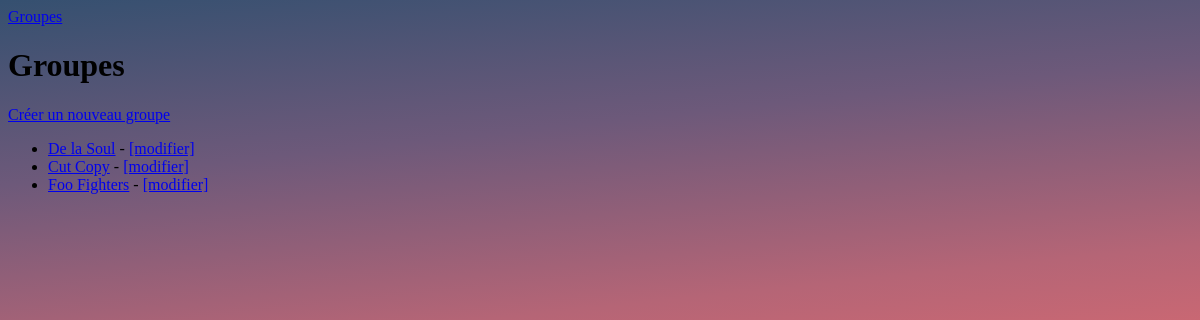
Screenshot of /bands/ with the database file from the repository.
### listings/models.py (models this page shows, shortened)
class Band(models.Model):
    class Genre(models.TextChoices):
        HIP_HOP = 'HH'
        SYNTH_POP = 'SP'
        ALTERNATIVE_ROCK= 'AR'
    name = models.fields.CharField(max_length=100)
    genre = models.fields.CharField(choices=Genre.choices, max_length=5)
    biography = models.fields.CharField(max_length=1000)
    year_formed = models.fields.IntegerField(
    validators=[MinValueValidator(1900), MaxValueValidator(2021)]
    )
    active = models.fields.BooleanField(default=True)
    official_homepage = models.fields.URLField(null=True, blank=True)

### listings/views.py (the view)
# urls.py: path('bands/', views.band_list, name='band-list'),
def band_list(request):  # renommer la fonction de vue
   bands = Band.objects.all()
   return render(request,'listings/band_list.html',  # pointe vers le nouveau nom de modèle
           {'bands': bands})

### listings/templates/listings/band_list.html
{% extends 'listings/base.html' %}
{% block content %}
<h1>Groupes</h1>
<a href="{% url 'band-create' %}">Créer un nouveau groupe</a>
<ul>
    {% for band in bands %}
    <li>
        <a href="{% url 'band-detail' band.id %}">{{ band.name }}</a>
        - <a href="{% url 'band-update' band.id %}">[modifier]</a>
    </li>
    {% endfor %}
</ul>
{% endblock %}

### listings/static/listings/styles.css (style rules this page uses)
body { background: rgb(53, 80, 112); background: linear-gradient(174deg, rgba(53, 80, 112, 1) 0%, rgba(109, 89, 122, 1) 20%, rgba(181, 101, 118, 1) 40%, rgba(229, 107, 111, 1) 60%, rgba(232, 140, 125, 1) 80%, rgba(234, 172, 139, 1) 100%); }

### rows the page displays
Band: name "De la Soul"
Band: name "Cut Copy"
Band: name "Foo Fighters"
